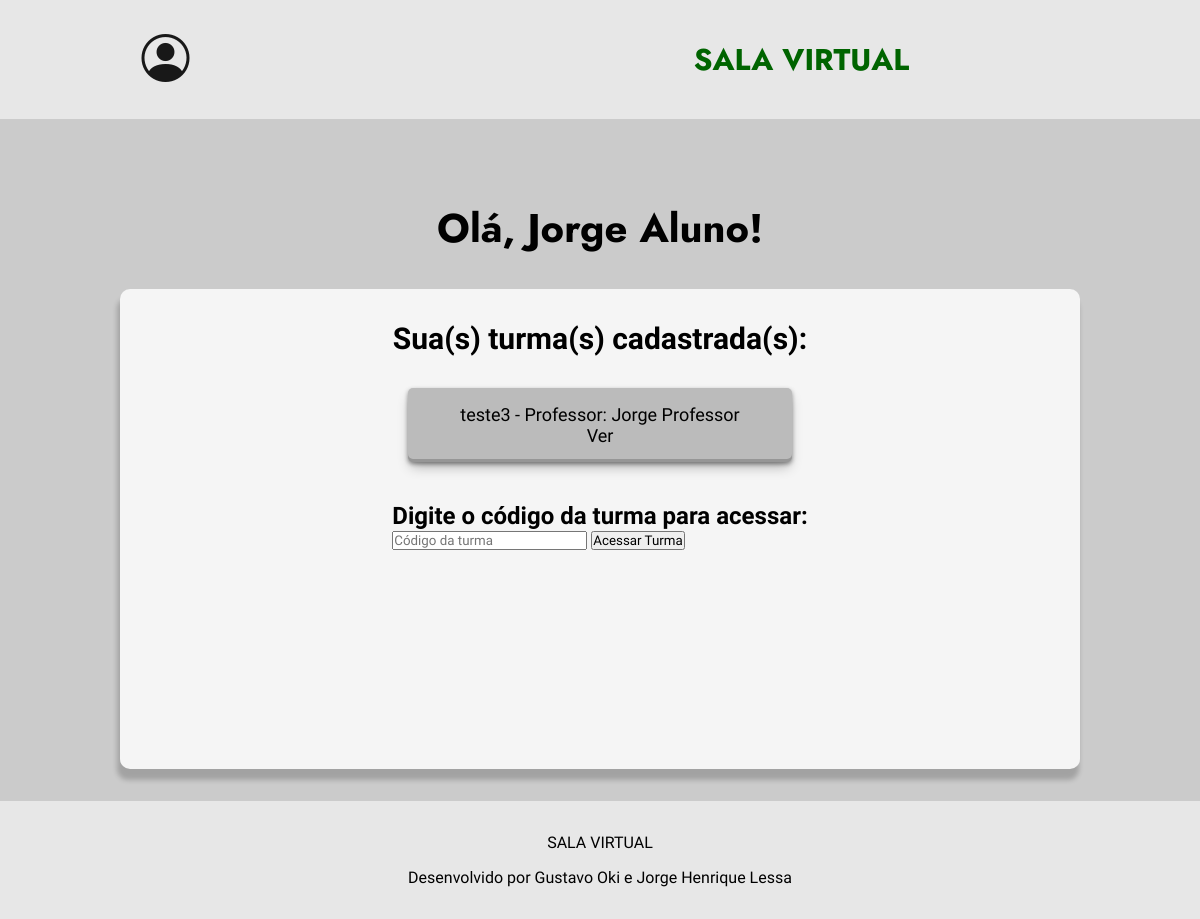
/aluno (signed in), run on the app's committed database.
### app.py (models this page shows, shortened)
class Usuario(db.Model):
    __tablename__ = 'usuarios'
    id = db.Column(db.Integer, primary_key=True)
    nome = db.Column(db.String(100), nullable=False)
    senha = db.Column(db.String(100), nullable=False)
    matricula = db.Column(db.String(100), nullable=False)
    email = db.Column(db.String(100), unique=True, nullable=False)
    tipo_perfil = db.Column(db.String(50), nullable=False)
    __mapper_args__ = {
        'polymorphic_identity': 'usuario',
        'polymorphic_on': tipo_perfil
    }

class Turma(db.Model):
    id = db.Column(db.Integer, primary_key=True)
    nome = db.Column(db.String(100), nullable=False)
    professor = db.Column(db.String(100), nullable=False)
    codigo_acesso = db.Column(db.String(20), nullable=False, unique = True)  # Novo campo

### app.py (the view)
@app.route("/aluno")
def aluno():
    if 'user_id' not in session:
        return redirect("/login")
    user_id = session.get('user_id')
    user = Usuario.query.get_or_404(user_id)
    if user.tipo_perfil != 'aluno':
        return redirect("/login")
    aluno = Aluno.query.get_or_404(user_id)  # Obtém o aluno pelo ID da sessão
    return render_template("aluno.html", aluno=aluno, nome=user.nome)

### templates/aluno.html (shortened to what this page needs)
<!DOCTYPE html>
<html lang="pt-BR">
<head>
    <link rel="stylesheet" href="{{ url_for('static', filename='css/aluno.css') }}">
    <link rel="stylesheet" href="https://cdn.jsdelivr.net/npm/bootstrap-icons@1.11.3/font/bootstrap-icons.min.css">
</head>
<body>
    <header class="cabecalho">
        <div class="container">
            <div id="container_icons">
                <nav>
                    <ul class="ul-icons">
                        <li class="icons_header dropdown">
                            <i class="bi bi-person-circle" id="profile-icon"></i>
                        </li>
                    </ul>
                </nav>
            </div>
            <ul class="ul-menu">
                <div class="div_title_header">
                    <h1 id="title_header">SALA VIRTUAL</h1>
                </div>
            </ul>
        </div>
    </header>
    <section class="section_menu">
        <h2 class="title_user_section">Olá, {{ nome }}!</h2>
        <div class="div_turmas">
            <h2 id="title_section_turmas">Sua(s) turma(s) cadastrada(s):</h2>
            <div class="turmas_lista">
                <ul id="lista_turmas">
                    {% if aluno.turmas | length < 1 %}
                        <p id="sem_turmas_msg">Nenhuma turma disponível no momento...</p>
                    {% else %}
                        {% for turma in aluno.turmas %}
                            <li class="li_turma">
                                <div>
                                    <p id="info_turma">{{ turma.nome }} - Professor: {{ turma.professor }}</p>
                                </div>
                                <div class="buttons_li">
                                    <a href="{{ url_for('turma', turma_id=turma.id) }}" id="ver-btn">Ver</a>
                                </div>
                            </li>
                        {% endfor %}
                    {% endif %}
                </ul>
            </div>
            <div class="div_inserir_codigo">
                <h2 id="title_inserir_codigo">Digite o código da turma para acessar:</h2>
                <form id="form_codigo_turma" action="/acessar_turma" method="POST">
                    <input type="text" id="codigo_turma" name="codigo_turma" placeholder="Código da turma" required>
                    <button type="submit">Acessar Turma</button>
                </form>
            </div>
        </div>
    </section>
    <footer>
        <div id="div_footer">
            <p>SALA VIRTUAL</p>
            <p id="p_footer">Desenvolvido por Gustavo Oki e Jorge Henrique Lessa</p>
        </div>
    </footer>
</body>
</html>

### static/css/aluno.css (style rules this page uses)
.div_turmas { background-color: whitesmoke; width: 80%; flex-direction: column; display: flex; justify-content: flex-start; align-items: center; margin: 2rem 0; border-radius: 10px; box-shadow: -2px 10px 5px 1px rgba(0, 0, 0, 0.2); height: 30rem; }
#title_section_turmas { font-family: var(--fonte-texto); font-size: 30px; margin: 2rem 0 2rem 0; }
.turmas_lista { display: flex; justify-items: center; align-items: center; text-align: center; }
#lista_turmas { display: flex; flex-direction: column; list-style-type: none; width: 80vh; height: 100%; align-items: center; font-size: 18px; }
#lista_turmas li { margin-bottom: 2.5rem; box-shadow: rgba(0, 0, 0, 0.4) 0px 2px 4px, rgba(0, 0, 0, 0.3) 0px 7px 13px -3px, rgba(0, 0, 0, 0.2) 0px -3px 0px inset; padding: 1rem; border-radius: 5px; background-color: #bbbbbb; width: 60%; transition: 0.5s; cursor: pointer; }
#lista_turmas a { text-decoration: none; color: inherit; }

### static/css/home.css (style rules this page uses)
.icons_header { list-style-type: none; font-size: 3rem; transition: 0.5s; margin-right: 5.5rem; }
.section_menu { background-color: rgb(203, 203, 203); flex-direction: column; display: flex; justify-content: center; align-items: center; }
.title_user_section { color: var(--cor-titulo); font-family: var(--fonte-titulo); font-size: 40px; margin-top: 5rem; }

### static/css/style-padrao.css (style rules this page uses)
* { font-family: var(--fonte-texto); padding: 0; margin: 0; box-sizing: border-box; }
body { min-height: 100vh; }
:root { --background: #F8F8FF; --cor-header-footer: #e7e7e7; --cor-secao: #F5F5F5; --cor-titulo: #000000; --cor-texto: #181818; --cor-texto-claro: beige; --cor-btn-texto: beige; --cor-destaque: #006400; --fonte-titulo: 'Jost'; --fonte-texto: 'Oswald'; }
body { min-height: 100vh; background-color: var(--background); }
.cabecalho { width: 100%; background-color: var(--cor-header-footer); }
.container { display: flex; justify-content: space-around; }
#container_icons { display: flex; margin-left: 1rem; }
.ul-menu { display: flex; flex-direction: row; justify-content:space-around; align-items:center; margin: 2rem 3rem 2rem 3rem; width: 40%; }
.ul-icons { display: flex; flex-direction: row; justify-content: space-around; align-items: center; padding: 1rem 0 1rem 0; width: 100%; }
#title_header { font-family: var(--fonte-titulo); font-size: 30px; color: var(--cor-destaque); }
nav li { display: inline-block; }
nav li i { display: inline-block; color: var(--cor-texto); text-decoration: none; padding: 15px; }
footer { background-color: var(--cor-header-footer); color: var(--cor-titulo); font-family: var(--fonte-texto); }
#div_footer { display: flex; flex-direction: column; align-items: center; padding: 2rem; }
#p_footer { margin-top: 1rem; }

### data on the page
Usuario: nome "Jorge Aluno"
Turma: nome "teste3", professor "Jorge Professor"
